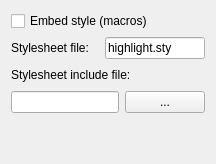
           <widget class="QWidget" name="TEXOptions">
            <layout class="QVBoxLayout" name="verticalLayout_14">
             <item>
              <widget class="QCheckBox" name="cbTEXEmbedStyle">
               <property name="toolTip">
                <string>Include the style information in each output file.</string>
               </property>
               <property name="text">
                <string>Embed style (macros)</string>
               </property>
              </widget>
             </item>
             <item>
              <layout class="QHBoxLayout" name="horizontalLayout_18">
               <item>
                <widget class="QLabel" name="label_24">
                 <property name="text">
                  <string>Stylesheet file:</string>
                 </property>
                 <property name="buddy">
                  <cstring>leTEXStyleFile</cstring>
                 </property>
                </widget>
               </item>
               <item>
                <widget class="QLineEdit" name="leTEXStyleFile">
                 <property name="maximumSize">
                  <size>
                   <width>100</width>
                   <height>16777215</height>
                  </size>
                 </property>
                 <property name="toolTip">
                  <string>Name of the referenced style file.</string>
                 </property>
                 <property name="text">
                  <string>highlight.sty</string>
                 </property>
                </widget>
               </item>
              </layout>
             </item>
             <item>
              <layout class="QHBoxLayout" name="horizontalLayout_19">
               <item>
                <widget class="QLabel" name="label_25">
                 <property name="text">
                  <string>Stylesheet include file:</string>
                 </property>
                </widget>
               </item>
               <item>
                <spacer name="horizontalSpacer_3">
                 <property name="orientation">
                  <enum>Qt::Horizontal</enum>
                 </property>
                 <property name="sizeHint" stdset="0">
                  <size>
                   <width>40</width>
                   <height>20</height>
                  </size>
                 </property>
                </spacer>
               </item>
              </layout>
             </item>
             <item>
              <layout class="QHBoxLayout" name="horizontalLayout_20">
               <item>
                <widget class="QLineEdit" name="leTEXStyleIncFile">
                 <property name="toolTip">
                  <string>Path of the style include file.</string>
                 </property>
                </widget>
               </item>
               <item>
                <widget class="QPushButton" name="pbTEXChooseStyleIncFile">
                 <property name="minimumSize">
                  <size>
                   <width>20</width>
                   <height>0</height>
                  </size>
                 </property>
                 <property name="toolTip">
                  <string>Select a style include file.</string>
                 </property>
                 <property name="text">
                  <string>...</string>
                 </property>
                </widget>
               </item>
              </layout>
             </item>
             <item>
              <spacer name="verticalSpacer_5">
               <property name="orientation">
                <enum>Qt::Vertical</enum>
               </property>
               <property name="sizeHint" stdset="0">
                <size>
                 <width>20</width>
                 <height>40</height>
                </size>
               </property>
              </spacer>
             </item>
            </layout>
           </widget>
